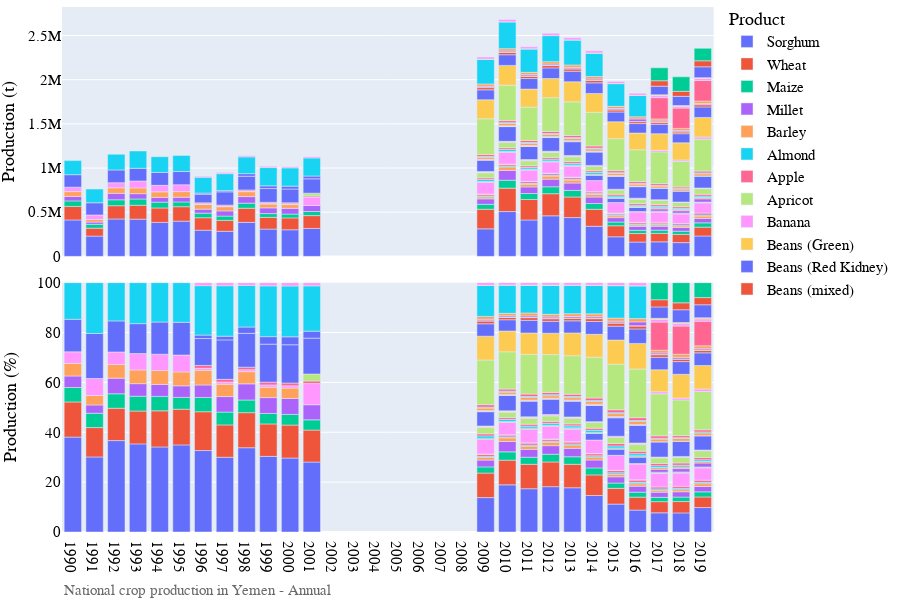

Source (notebook cell):
### Markdown cell above
## Visualization of production data

### Code cell
# Bar chart of national crop production
country_iso, country_name = 'YE', 'Yemen'
df = pd.read_csv('../data/crop/adm_crop_production_%s.csv' % country_iso, index_col=0)
df['year'] = df['harvest_year']
year = [df['year'].min(), df['year'].max()]
product_order = ['Sorghum','Wheat','Maize','Millet','Barley']
for season_name in ['Annual']:
    footnote = 'National crop production in %s - %s' % (country_name, season_name)
    fn_save = '../figures/%s_bar_natgrainprod_%s.png' % (country_iso, season_name)
    sub = df[df['season_name'] == season_name]
    fig = PlotBarProduction(sub, year, product_order, footnote, fn_save)
    fig.show()
